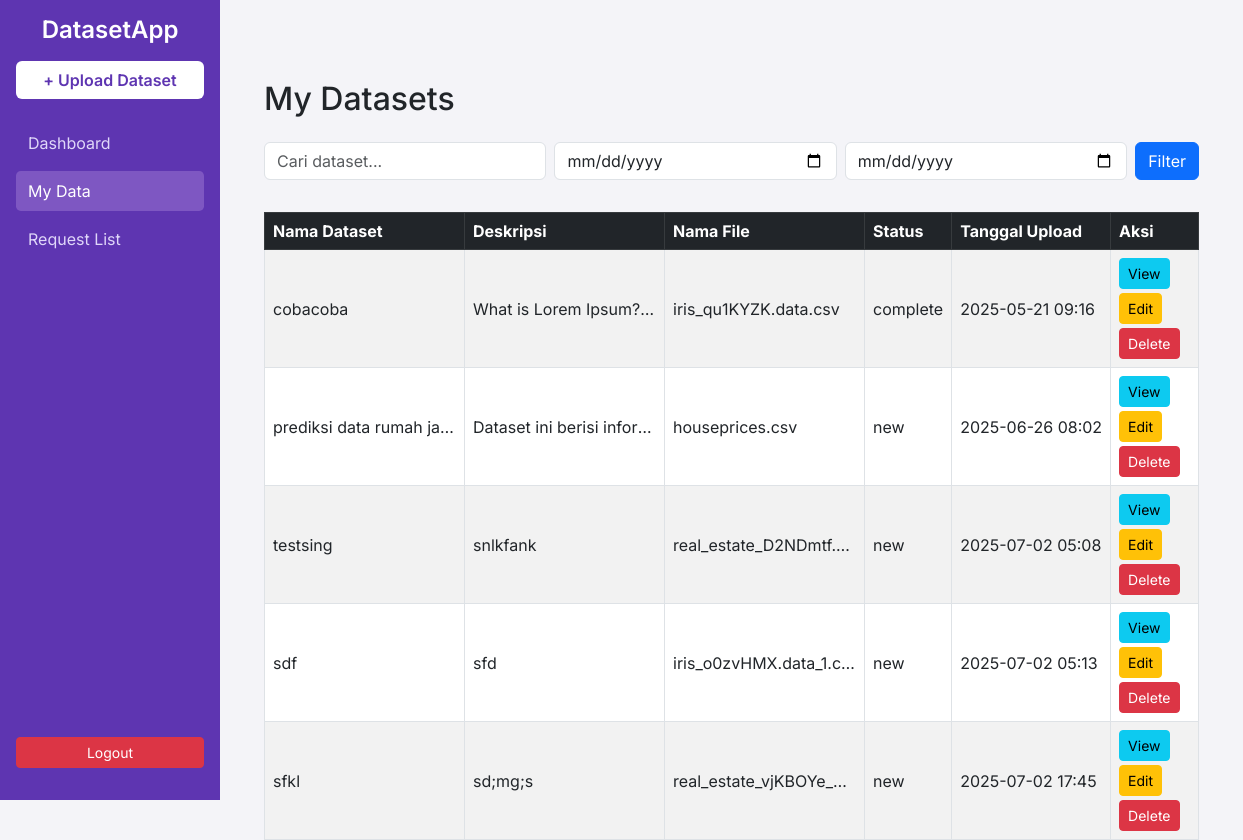
The app's page /mydata/ (signed in) with its own data.
### dataset/models.py (models this page shows, shortened)
class Dataset(models.Model):
    STATUS_CHOICES = [
        ('new', 'New'),
        ('in_progress', 'In Progress'),
        ('complete', 'Complete'),
    ]
    owner = models.ForeignKey(User, on_delete=models.CASCADE, related_name="datasets")
    name = models.CharField(max_length=100)
    description = models.TextField()
    status = models.CharField(max_length=20, choices=STATUS_CHOICES, default='new')  # Tambahan
    cover_image = models.ImageField(upload_to="covers/", null=True, blank=True)
    data_file = models.FileField(upload_to="files/")
    uploaded_at = models.DateTimeField(auto_now_add=True)
    request_note = models.TextField(blank=True, null=True)

### dataset/views.py (the view, shortened to what this page needs)
# urls.py: path("mydata/", views.mydata, name="mydata"),
@login_required
def mydata(request):
    datasets = Dataset.objects.filter(owner=request.user)
    query = request.GET.get("q", "")
    start_date = request.GET.get("start_date")
    end_date = request.GET.get("end_date")
    if start_date:
        datasets = datasets.filter(uploaded_at__date__gte=parse_date(start_date))
    if end_date:
        datasets = datasets.filter(uploaded_at__date__lte=parse_date(end_date))
    return render(
        request,
        "dataset/mydata.html",
        {
            "datasets": datasets,
            "query": query,
            "start_date": start_date,
            "end_date": end_date,
        },
    )

### dataset/templates/dataset/mydata.html (shortened to what this page needs)
{% extends 'dataset/base.html' %}
{% block content %}
<div class="container mt-5">
    <h2 class="mb-4">My Datasets</h2>
    <div class="overflow-auto mb-3">
        <form method="get" class="d-flex flex-nowrap gap-2">
            <input type="text" name="q" class="form-control" placeholder="Cari dataset..." value="{{ query|default:'' }}" style="min-width: 200px;">
            <input type="date" name="start_date" class="form-control" value="{{ start_date|default:'' }}" style="min-width: 150px;">
            <input type="date" name="end_date" class="form-control" value="{{ end_date|default:'' }}" style="min-width: 150px;">
            <button type="submit" class="btn btn-primary">Filter</button>
        </form>
    </div>
    <table class="table table-striped table-bordered">
        <thead class="table-dark">
            <tr>
                <th>Nama Dataset</th>
                <th class="text-truncate">Deskripsi</th>
                <th class="text-truncate">Nama File</th>
                <th>Status</th>
                <th>Tanggal Upload</th>
                <th>Aksi</th>
            </tr>
        </thead>
        <tbody>
            {% for data in datasets %}
            <tr>
                <td class="truncate-cell" title="{{ data.name }}">{{ data.name }}</td>
                <td class="truncate-cell" title="{{ data.description }}">{{ data.description }}</td>
                <td class="truncate-cell" title="{{ data.data_file.name|cut:"files/" }}">{{ data.data_file.name|cut:"files/" }}</td>
                <td>{{ data.status|default:"-" }}</td>
                <td>{{ data.uploaded_at|date:"Y-m-d H:i" }}</td>
                <td>
                    <div class="d-flex gap-1 flex-wrap">
                        <a href="{% url 'dataset_detail' data.id %}" class="btn btn-sm btn-info">View</a>
                        <a href="{% url 'edit_dataset_step1' data.id %}" class="btn btn-sm btn-warning">Edit</a>
                        <a href="{% url 'delete_dataset' data.id %}" class="btn btn-sm btn-danger" onclick="return confirm('Yakin ingin menghapus dataset ini?')">Delete</a>
                    </div>
                </td>
            </tr>
            {% empty %}
            <tr>
                <td colspan="6" class="text-center">Belum ada dataset yang Anda unggah.</td>
            </tr>
            {% endfor %}
        </tbody>
    </table>
</div>
{% endblock %}

### dataset/templates/dataset/mydata.html (style rules this page uses)
.table td { vertical-align: middle; white-space: nowrap; text-overflow: ellipsis; overflow: hidden; }
.truncate-cell { max-width: 200px; white-space: nowrap; overflow: hidden; text-overflow: ellipsis; }

### dataset/templates/dataset/base.html (style rules this page uses)
body { display: flex; font-family: 'Inter', sans-serif; background-color: #f4f4f8; margin: 0; }

### records on screen
Dataset: name "cobacoba", description "What is Lorem Ipsum?…", data_file.name "iris_qu1KYZK.data.csv", status "complete", uploaded_at "2025-05-21 09:16"
Dataset: name "prediksi data rumah ja…", description "Dataset ini berisi infor…", data_file.name "houseprices.csv", status "new", uploaded_at "2025-06-26 08:02"
Dataset: name "testsing", description "snlkfank", data_file.name "real_estate_D2NDmtf.…", status "new", uploaded_at "2025-07-02 05:08"
Dataset: name "sdf", description "sfd", data_file.name "iris_o0zvHMX.data_1.c…", status "new", uploaded_at "2025-07-02 05:13"
Dataset: name "sfkl", description "sd;mg;s", data_file.name "real_estate_vjKBOYe_…", status "new", uploaded_at "2025-07-02 17:45"
